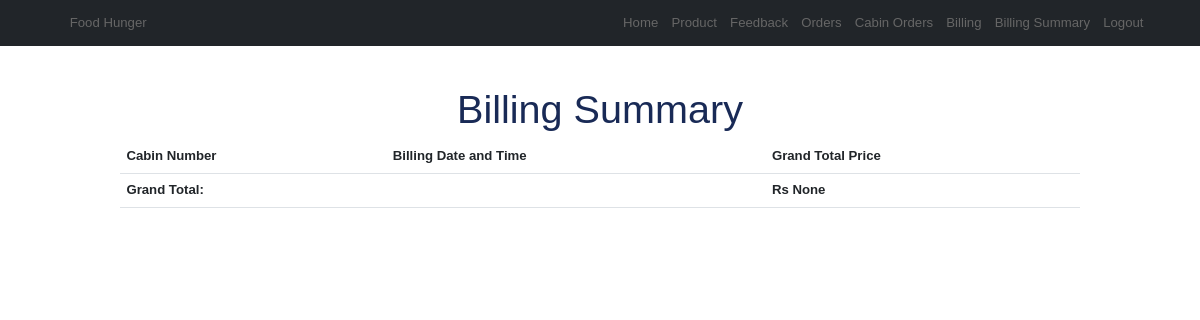
The page /inventory/billing-summary/ (signed in) on the database as committed earlier.
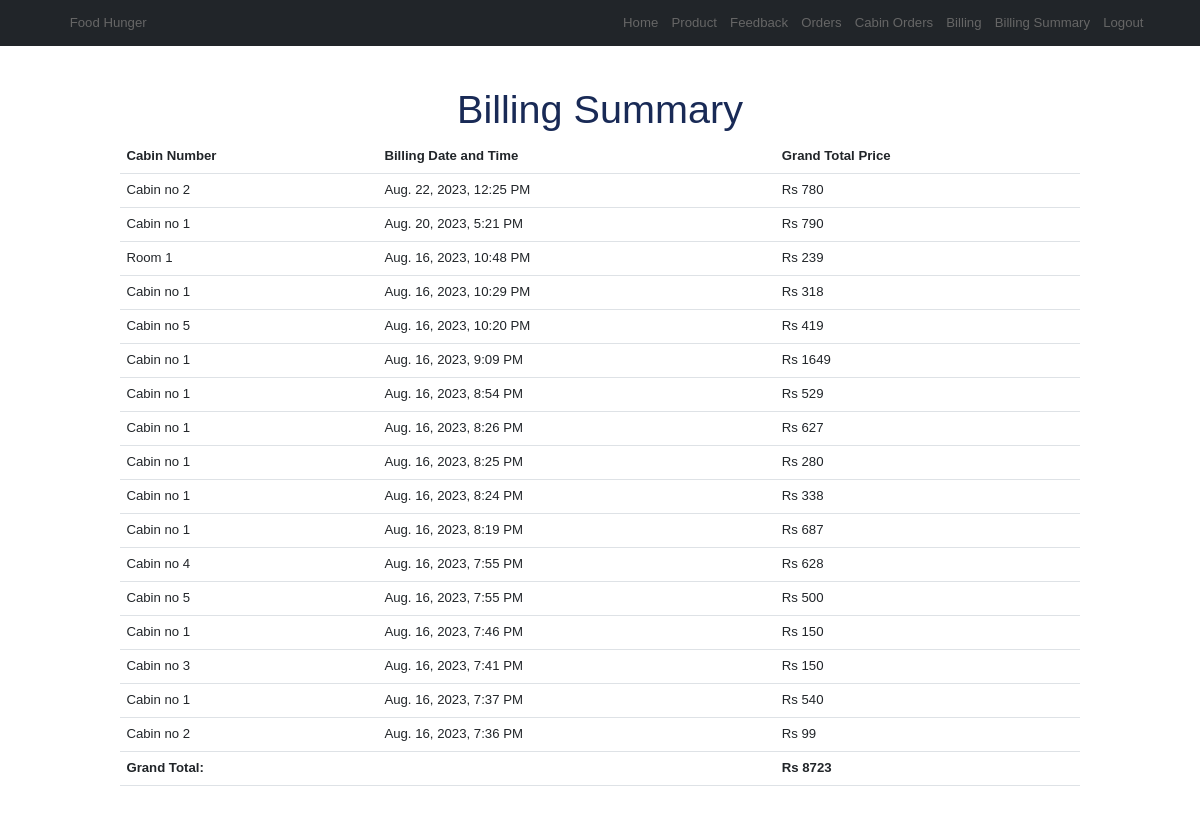
The same page on the database as committed later.
### inventory/models.py (models this page shows, shortened)
class Cabin(models.Model):
    cabinnumber = models.CharField(max_length=200)
    photo = models.ImageField(upload_to="cabinimage")
    date = models.DateTimeField(auto_now_add=True)

### inventory/views.py (the view)
# urls.py: path('billing-summary/', billing_summary, name='billing_summary'),
@login_required
def billing_summary(request):
    billing_summary = (
        Billing.objects.annotate(billing_datetime_truncated=TruncMinute('billing_date'))
        .values('billing_datetime_truncated', 'cabin__cabinnumber')
        .annotate(total_price_sum=Sum('total_price'))
        .order_by('-billing_datetime_truncated', 'cabin__cabinnumber')
    )
    grand_total_price = Billing.objects.aggregate(total=Sum('total_price'))['total']
    return render(request, 'inventory/billing_summary.html', {'billing_summary': billing_summary, 'grand_total_price': grand_total_price})

### inventory/templates/inventory/billing_summary.html
{% extends "inventory/layout.html" %}
{% block content %}
<div class="container my-5">
    <h1 class="heading text-center">Billing Summary</h1>
    <table class="table">
        <thead>
            <tr>
                <th>Cabin Number</th>
                <th>Billing Date and Time</th>
                <th>Grand Total Price</th>
            </tr>
        </thead>
        <tbody>
            {% for entry in billing_summary %}
            <tr>
                <td>{{ entry.cabin__cabinnumber }}</td>
                <td>{{ entry.billing_datetime_truncated|date:"M. d, Y, g:i A" }}</td>
                <td>Rs {{ entry.total_price_sum }}</td>
            </tr>
            {% endfor %}
            <tr>
                <td colspan="2" class="text-right"><strong>Grand Total:</strong></td>
                <td><strong>Rs {{ grand_total_price }}</strong></td>
            </tr>
        </tbody>
    </table>
</div>
{% endblock %}

Rows that differ between the two databases and show on the page:
added Cabin: cabin__cabinnumber "Cabin no 2", billing_datetime_truncated "Aug. 22, 2023, 12:25 PM", total_price_sum "780", billing_datetime_truncated "Aug. 16, 2023, 7:36 PM", total_price_sum "99"
added Cabin: cabin__cabinnumber "Cabin no 1", billing_datetime_truncated "Aug. 20, 2023, 5:21 PM", total_price_sum "790", billing_datetime_truncated "Aug. 16, 2023, 10:29 PM", total_price_sum "318", billing_datetime_truncated "Aug. 16, 2023, 9:09 PM", total_price_sum "1649", billing_datetime_truncated "Aug. 16, 2023, 8:54 PM", total_price_sum "529", billing_datetime_truncated "Aug. 16, 2023, 8:26 PM", total_price_sum "627", billing_datetime_truncated "Aug. 16, 2023, 8:25 PM", total_price_sum "280", billing_datetime_truncated "Aug. 16, 2023, 8:24 PM", total_price_sum "338", billing_datetime_truncated "Aug. 16, 2023, 8:19 PM", total_price_sum "687", billing_datetime_truncated "Aug. 16, 2023, 7:46 PM", total_price_sum "150", billing_datetime_truncated "Aug. 16, 2023, 7:37 PM", total_price_sum "540"
added Cabin: cabin__cabinnumber "Room 1", billing_datetime_truncated "Aug. 16, 2023, 10:48 PM", total_price_sum "239"
added Cabin: cabin__cabinnumber "Cabin no 5", billing_datetime_truncated "Aug. 16, 2023, 10:20 PM", total_price_sum "419", billing_datetime_truncated "Aug. 16, 2023, 7:55 PM", total_price_sum "500"
added Cabin: cabin__cabinnumber "Cabin no 4", billing_datetime_truncated "Aug. 16, 2023, 7:55 PM", total_price_sum "628"
added Cabin: cabin__cabinnumber "Cabin no 3", billing_datetime_truncated "Aug. 16, 2023, 7:41 PM", total_price_sum "150"
Other text that changed with them:
{{ grand_total_price }}: "None" → "8723"
